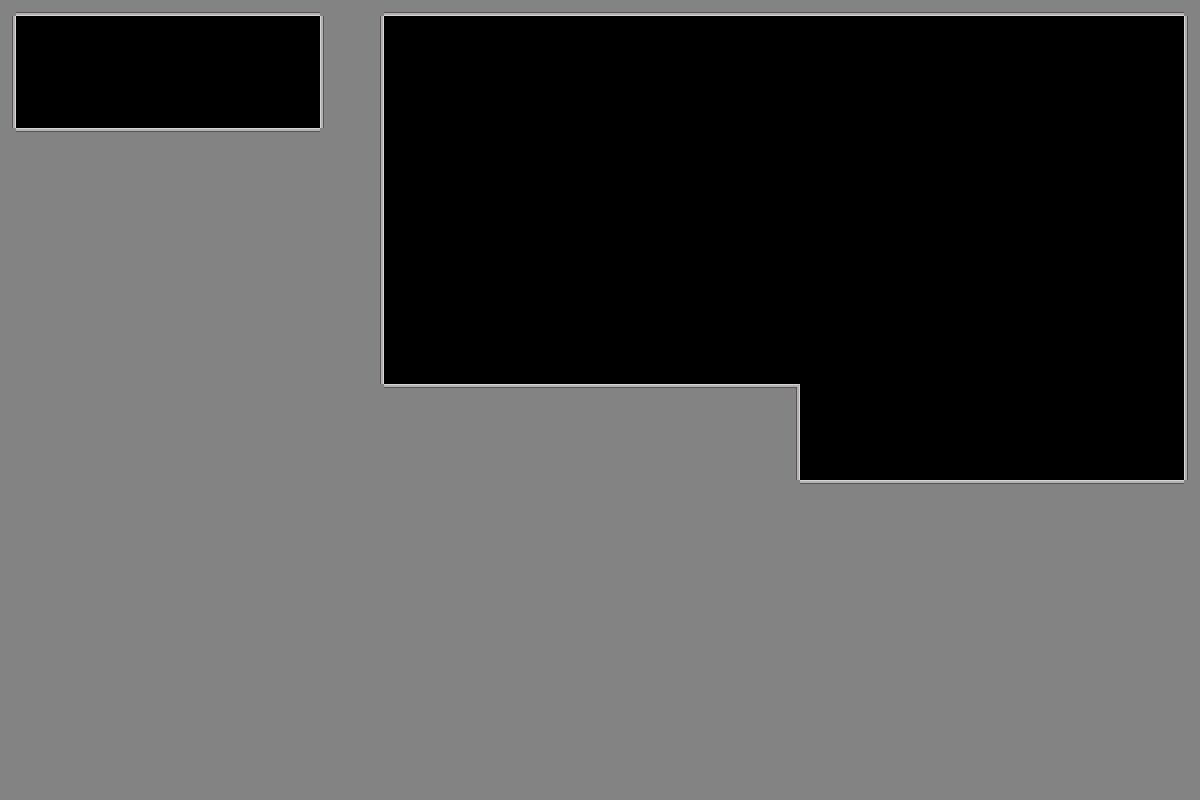

This is a level from a 2D game, rendered from its Tiled map with the project's own tilesets. A one-line summary and the map file follow, with tile-layer data summarised:
An orthogonal 75x50 tile map with 16x16 px tiles, 1 tile layer (Tile Layer 1) and 2 objects (ghost_bullet, bad_guy).

<map version="1.10" tiledversion="1.12.2" orientation="orthogonal" renderorder="right-down" width="75" height="50" tilewidth="16" tileheight="16" infinite="0" nextlayerid="3" nextobjectid="6">
 <tileset firstgid="1" source="place_holder_tileset.tsx" />
 <layer id="1" name="Tile Layer 1" width="75" height="50">
  <data>[3750 cells, 2323 non-empty, 6 distinct tile ids]</data>
 </layer>
 <objectgroup id="2" name="object_layer">
  <object id="2" name="ghost_bullet" x="768.503" y="127.163" width="60" height="60">
   <properties>
    <property name="ability_type" value="ghost_bullet" />
   </properties>
  </object>
  <object id="3" name="bad_guy" x="201.59" y="16.26" width="40" height="110">
   <properties>
    <property name="obj_type" value="bad_guy" />
   </properties>
  </object>
 </objectgroup>
</map>
